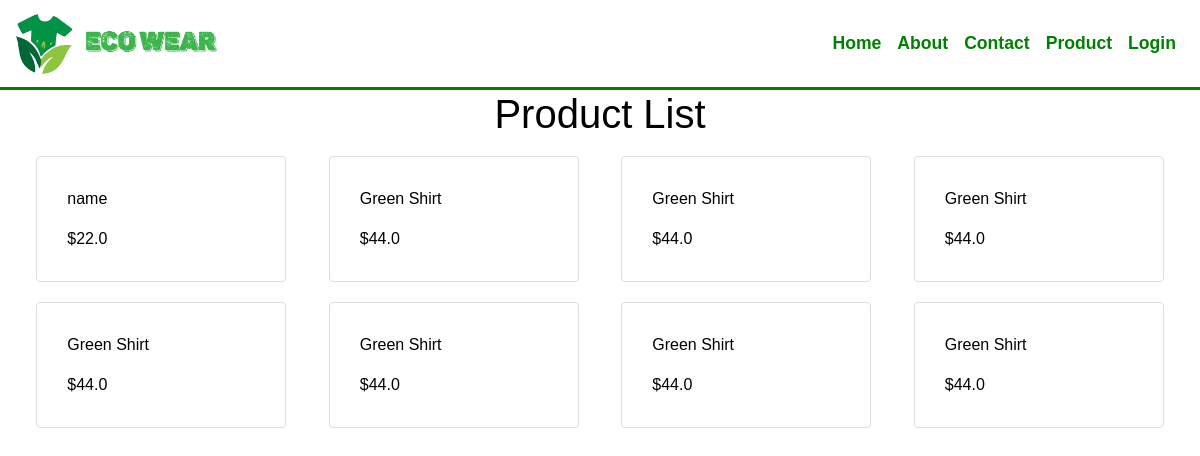
Page /Product on the committed database.
### tables this page shows
CREATE TABLE products (
            "ProductID" INTEGER PRIMARY KEY AUTOINCREMENT,
            image TEXT,
            name TEXT,
            price REAL,
            category TEXT,
            stock INTEGER,
            description TEXT,
            size TEXT
        );

### __init__.py (the view)
@app.route('/Product')
def Productpage():
    product_manager = ProductManager()
    products = product_manager.get_all_products()
    product_manager.close_connection()
    return render_template('Product.html', products=products)

### Product.py (called while the page is built)
    def get_all_products(self):
        self.cursor.execute("SELECT * FROM products")
        products_data = self.cursor.fetchall()
        products = [Product(*data) for data in products_data]
        return products

    def close_connection(self):
        self.conn.close()

### __init__.py (called while the page is built)
@app.before_request
def before_request():
    global session_cleared
    if not session_cleared:
        session.clear()
        session_cleared = True

### templates/Product.html (shortened to what this page needs)
{% extends "base.html" %}
{% block content %}
<h1>Product List</h1>
    <div class="product-container productpg">
        {% for product in products %}
        <a href="{{ url_for('display_product', product_id=product.id) }}">
            <div class="card product-card">
              <div class="card-body">
                <p class="card-text">{{ product.name }}</p>
                <p class="card-text">${{ product.price }}</p>
              </div>
            </div>
        </a>
        {% endfor %}
    </div>
{% endblock %}

### templates/base.html (shortened to what this page needs)
<!DOCTYPE html>
<html lang="en">
<head>
<link href="{{ url_for('static', filename='assets/bootstrap/css/bootstrap.min.css') }}" rel="stylesheet">
<link href="{{ url_for('static', filename='assets/style.css') }}" rel="stylesheet">
</head>
<body>
{% block navbar %}
    {% include 'includes/_navbar.html' %}
{% endblock %}
<div class="container-fluid">
{% block content %}
{% endblock %}
</div>
</body>
</html>

### templates/includes/_navbar.html (shortened to what this page needs)
<nav class="navbar navbar-expand-lg navbar-light bg-light">
    <a class="navbar-brand" href="/"><img src="{{ url_for('static', filename='image/Logo.png') }}" alt="Logo" class="logo"></a>
    <div class="collapse navbar-collapse justify-content-end" id="navbarNav">
        <ul class="navbar-nav ml-auto">
            <li class="nav-item">
                <a class="nav-link" href="/">Home</a>
            </li>
            <li class="nav-item">
                <a class="nav-link" href="/about">About</a>
            </li>
            <li class="nav-item">
                <a class="nav-link" href="/contactUs">Contact</a>
            </li>
            <li class="nav-item dropdown-menu-end">
                <a class="nav-link" role="button" data-toggle="dropdown" href="/Product">
                    Product
                </a>
            </li>
            <li class="nav-item dropdown-login">
				{% if 'User_ID' in session %}
					{% if 'Role' in session and session['Role'] == 'customer' %}
						<a class="nav-link" role="button" data-toggle="dropdown" href="/userdashboard">Profile</a>
					{% else %}
						<a class="nav-link" role="button" data-toggle="dropdown" href="/admindashboard">Profile</a>
					{% endif %}
					<div class="dropdown-menu dropdown-menu-right p-4" >
						<p>Welcome, {{ session['Username'] }}</p>
						<div class="dropdown-divider"></div>
						<a class="dropdown-item" href="#">Setting</a>
						<div class="dropdown-divider"></div>
						<a class="dropdown-item" href="#" onclick="confirmLogout()">Logout</a>
					</div>
				{% else %}
					<a class="nav-link" role="button" data-toggle="dropdown" href="/login">
						Login
					</a>
				{% endif %}
            </li>
        </ul>
    </div>
</nav>

### static/assets/style.css (style rules this page uses)
body { ; font-family: 'Poppins'; color: black; }
.navbar { height: 90px; border-bottom: 3px solid #008000; font-size: 1.1em; font-weight: bold; background-color: white!important; }
.navbar img { width: auto; height: 60px; }
body { font-family: Verdana; padding: 0; margin: 0; }
.nav-link { color: green!important; position: relative; transition: all 0.4s; }
.navbar .nav-link { padding: 30px 0px; }

### templates/Product.html (style rules this page uses)
body { font-family: Arial, sans-serif; }
h1 { text-align: center; }
.product-container { display: flex; flex-wrap: wrap; justify-content: space-around; }
.product-card { border: 1px solid #ddd; padding: 10px; margin: 10px; width: 250px; }
.productpg a { text-decoration: none; color:black; }

### rows in the picture
products: name "name", price "22.0"
products: name "Green Shirt", price "44.0"
products: name "Green Shirt", price "44.0"
products: name "Green Shirt", price "44.0"
products: name "Green Shirt", price "44.0"
products: name "Green Shirt", price "44.0"
products: name "Green Shirt", price "44.0"
products: name "Green Shirt", price "44.0"
